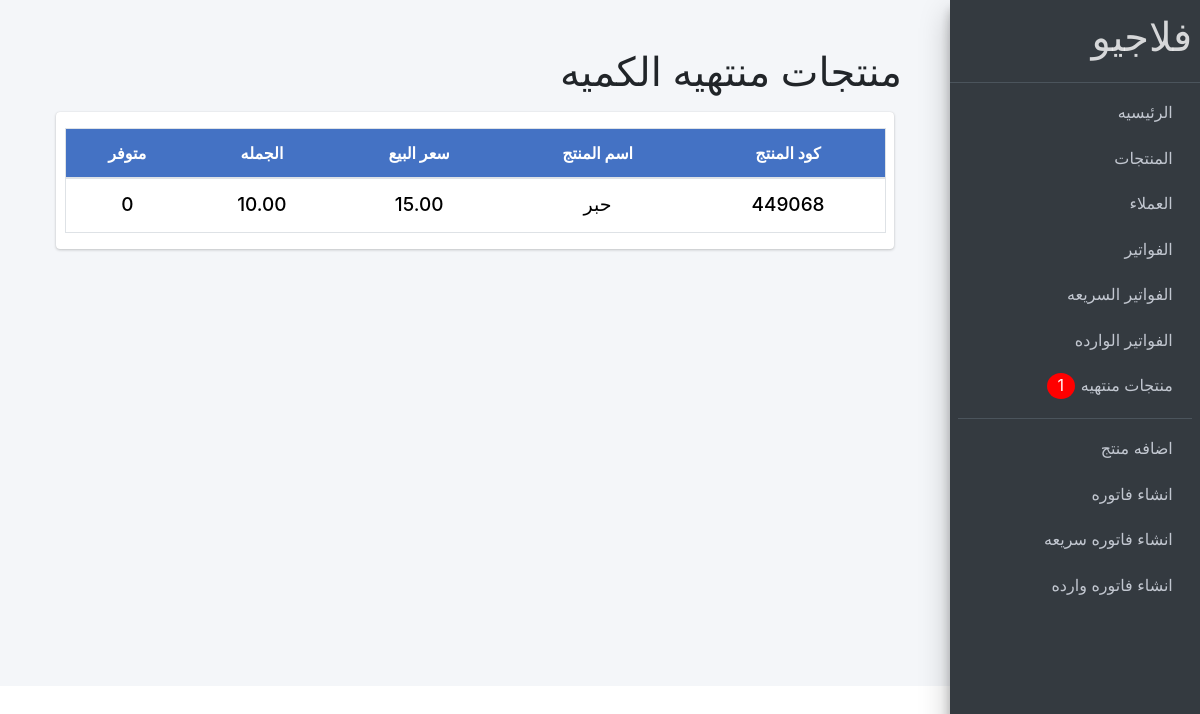
/home/products/ended-products/, run on an earlier commit of the app's database.
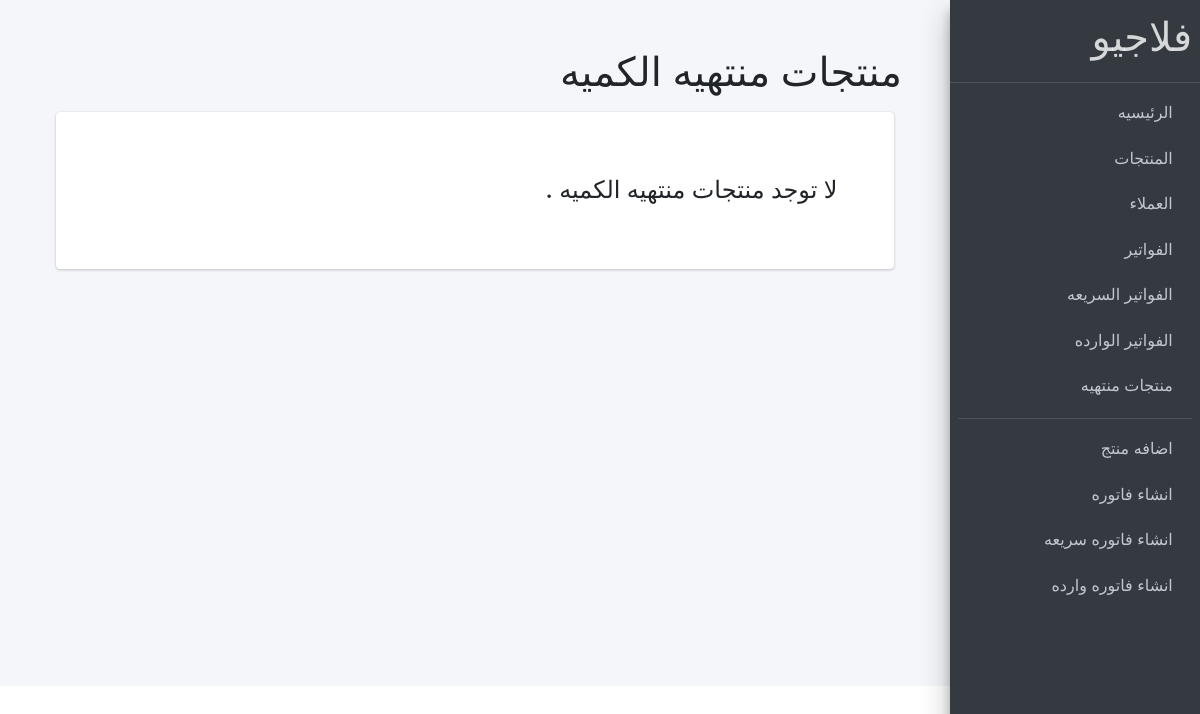
And on a later commit of the database.
### store/models.py (models this page shows, shortened)
class Product(models.Model):
    name = models.CharField(max_length=56, verbose_name="اسم المنتج",unique=True)
    price = models.DecimalField(max_digits=7  , decimal_places=2 , verbose_name="السعر")
    wholesale_price = models.DecimalField(max_digits=7  , decimal_places=2 , verbose_name="سعر الجملة")
    available_in_ventory = models.PositiveIntegerField(verbose_name='متوفر')
    discription = models.TextField(max_length=200, blank=True, null=True, verbose_name="الوصف")
    created_at = models.DateTimeField(auto_now_add=True, verbose_name="تاريخ الانشاء")
    code = models.CharField(max_length=100, null=True)
    PROslug = models.SlugField(blank=True, null=True, unique=True, allow_unicode=True, max_length=255 , verbose_name="slug")
    class Meta:
        ordering = ["name"]
    def __str__(self):
        return self.name
    def get_absolute_url(self):
        return reverse("products:product_details", kwargs={"slug": self.PROslug})

### store/views.py (the view)
# urls.py: path('products/ended-products/',views.ended_products , name='ended_products'),
def ended_products(request):
    products = Product.objects.filter(available_in_ventory=0)
    return render(request, 'pages/ended_products.html',{"products": products})

### store/context_processor.py (called while the page is built)
def calc_empty_products(request):
    products = Product.objects.filter(available_in_ventory=0)
    emptyNum = products.count()
    return {"emptyNum":emptyNum}

### templates/pages/ended_products.html (shortened to what this page needs)
{% extends 'base.html' %}
{% load crispy_forms_tags %}
{% load static %}
{% block content %}
    <div style="direction: rtl;" class="wrapper">
      <div   class="content-wrapper p-5">
        <div class="row mb-2">
          <div class="col-sm-6">
            <h1>منتجات منتهيه الكميه</h1>
          </div>
        </div>
            <section class="content">
              <div class="card card-solid">
                  <div class="row d-flex align-items-stretch">
                    <div   class="col-12 p-3">
                        {% if products %}
                        <table class="table table-bordered text-center products_table">
                          <thead>
                            <tr class="products_thead_row">
                             <th scope="col">كود المنتج</th>
                              <th scope="col">اسم المنتج</th>
                              <th scope="col">سعر البيع</th>
                              <th scope="col">الجمله</th>
                              <th scope="col">متوفر</th>
                            </tr>
                          </thead>
                          <tbody>
                            {% for product in products %}
                            <tr class="products_table_row">
                              <th scope="row" class="product_code"><a class="product_name" href="{{ product.get_absolute_url }}">{{product.code}}</a></th>
                              <td><a class="product_name" href="{{ product.get_absolute_url }}">{{product}}</a></td>
                              <td><a class="product_name" href="{{ product.get_absolute_url }}">{{product.price}}</a></td>
                              <td><a class="product_name" href="{{ product.get_absolute_url }}">{{product.wholesale_price}}</a></td>
                              <td><a class="product_name" href="{{ product.get_absolute_url }}">{{product.available_in_ventory}}</a></td>
                            </tr>
                            {% endfor %}
                          </tbody>
                        </table>
                      </div>
                      {% else %}
                      <h4 class="m-5">لا توجد منتجات منتهيه الكميه .</h4>
                      {% endif %}
                    </div>
              </div>
            </section>
          </div>
      </div>
{% endblock %}

What changed in the data, as far as the page shows it:
no longer on this page (row edited): Product: code "449068", name "حبر", price "15.00", wholesale_price "10.00", available_in_ventory "0"
Also different on the page:
{{ emptyNum }}: "1" → (not shown)
text no longer shown: "كود المنتج اسم المنتج سعر البيع الجمله متوفر"
text now shown: "لا توجد منتجات منتهيه الكميه ."
